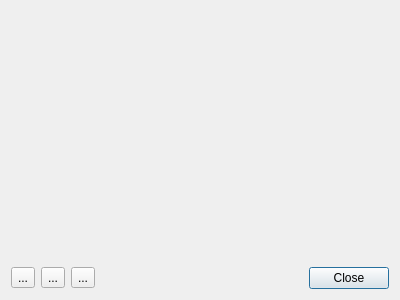
<?xml version="1.0" encoding="UTF-8"?>
<ui version="4.0">
 <class>DIcons</class>
 <widget class="QDialog" name="DIcons">
  <property name="geometry">
   <rect>
    <x>0</x>
    <y>0</y>
    <width>400</width>
    <height>300</height>
   </rect>
  </property>
  <property name="windowTitle">
   <string>Icons</string>
  </property>
  <layout class="QVBoxLayout" name="verticalLayout">
   <item>
    <widget class="ui::icons::WIconsContainer" name="pwIconsContainer" native="true">
     <property name="sizePolicy">
      <sizepolicy hsizetype="Preferred" vsizetype="Expanding">
       <horstretch>0</horstretch>
       <verstretch>0</verstretch>
      </sizepolicy>
     </property>
    </widget>
   </item>
   <item>
    <layout class="QHBoxLayout" name="horizontalLayout_3">
     <item>
      <widget class="QToolButton" name="tbAdd">
       <property name="text">
        <string>...</string>
       </property>
      </widget>
     </item>
     <item>
      <widget class="QToolButton" name="tbRefresh">
       <property name="text">
        <string>...</string>
       </property>
       <property name="icon">
        <iconset resource="../../../res/hacc.qrc">
         <normaloff>:/main/view-refresh.png</normaloff>:/main/view-refresh.png</iconset>
       </property>
      </widget>
     </item>
     <item>
      <widget class="QToolButton" name="tbClearUnused">
       <property name="toolTip">
        <string>Clear unused icons</string>
       </property>
       <property name="text">
        <string>...</string>
       </property>
       <property name="icon">
        <iconset resource="../../../res/hacc.qrc">
         <normaloff>:/main/icons/eraser.png</normaloff>:/main/icons/eraser.png</iconset>
       </property>
      </widget>
     </item>
     <item>
      <spacer name="horizontalSpacer_2">
       <property name="orientation">
        <enum>Qt::Horizontal</enum>
       </property>
       <property name="sizeHint" stdset="0">
        <size>
         <width>40</width>
         <height>20</height>
        </size>
       </property>
      </spacer>
     </item>
     <item>
      <widget class="QPushButton" name="pbClose">
       <property name="text">
        <string>Close</string>
       </property>
       <property name="icon">
        <iconset resource="../../../res/hacc.qrc">
         <normaloff>:/main/icons/dialog-cancel.png</normaloff>:/main/icons/dialog-cancel.png</iconset>
       </property>
      </widget>
     </item>
    </layout>
   </item>
  </layout>
 </widget>
 <customwidgets>
  <customwidget>
   <class>ui::icons::WIconsContainer</class>
   <extends>QWidget</extends>
   <header>wiconscontainer.h</header>
   <container>1</container>
  </customwidget>
 </customwidgets>
 <resources>
  <include location="../../../res/hacc.qrc"/>
 </resources>
 <connections>
  <connection>
   <sender>pbClose</sender>
   <signal>clicked()</signal>
   <receiver>DIcons</receiver>
   <slot>reject()</slot>
   <hints>
    <hint type="sourcelabel">
     <x>350</x>
     <y>275</y>
    </hint>
    <hint type="destinationlabel">
     <x>255</x>
     <y>275</y>
    </hint>
   </hints>
  </connection>
 </connections>
</ui>
